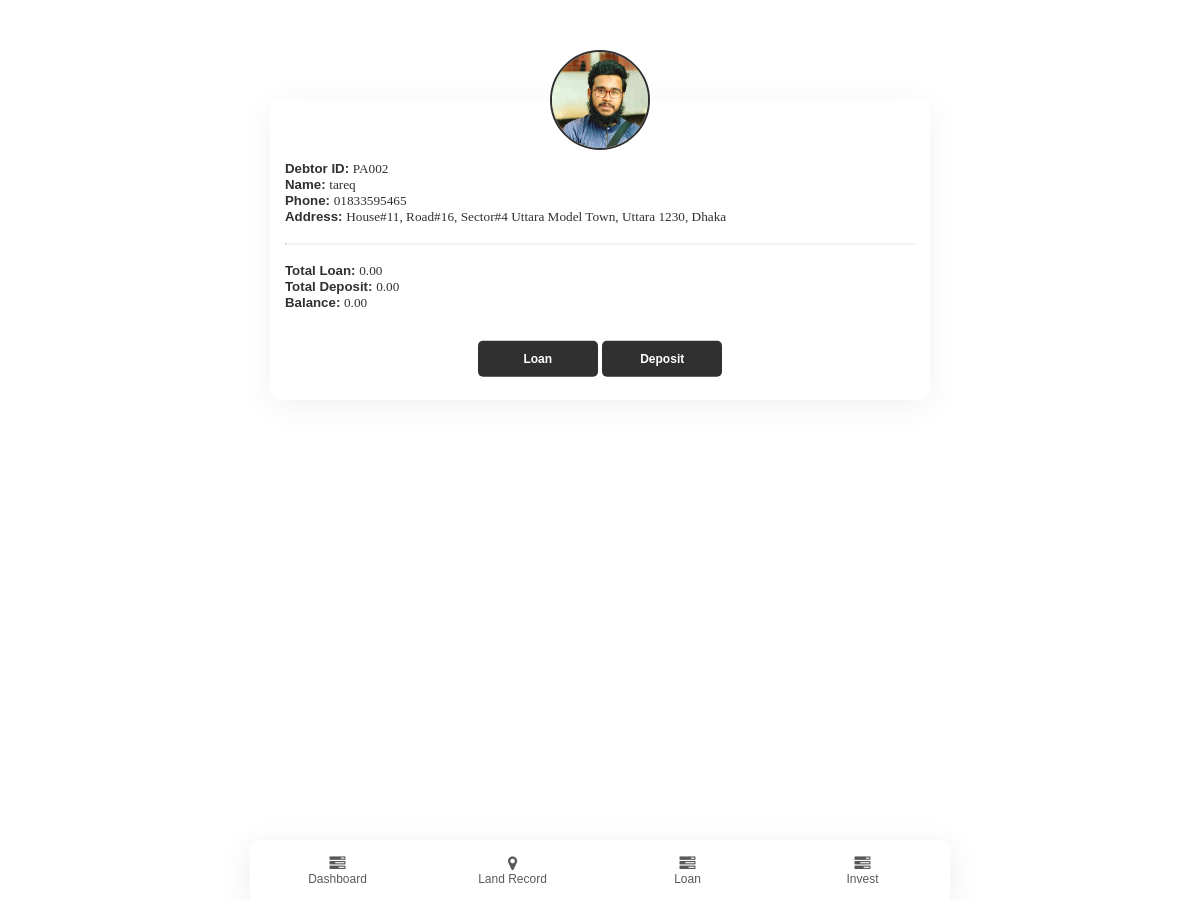
The app's page /debtorprofile/2 (signed in), older data.
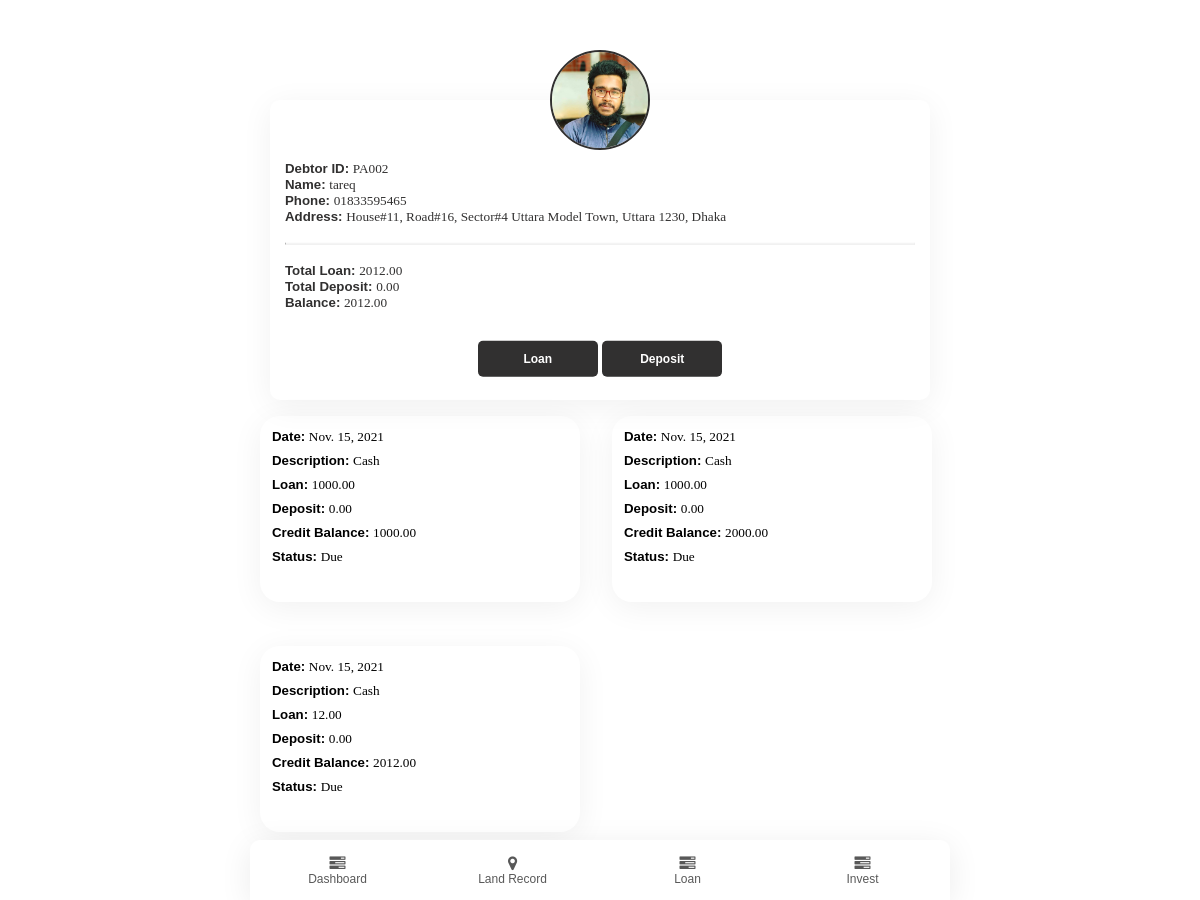
The same page, newer data.
### app/models.py (models this page shows)
class Debtor(models.Model):
    debtorName = models.CharField(max_length=50)
    phone = models.CharField(max_length=15, blank=True, null= True)
    address = models.TextField(blank=True, null= True)
    img = models.ImageField(default='avatar.png', upload_to='pics')
    lender = models.ForeignKey(User, on_delete=models.SET_NULL, blank=True, null=True)
    totalbalance = models.FloatField(default=0, null=True, blank=True)
    def __str__(self):
        return "PA00" +str(self.id)

class Account(models.Model):
    debtor = models.ForeignKey(Debtor, on_delete=models.SET_NULL, blank=True, null=True)
    description = models.TextField(blank=True, null= True)
    loan = models.FloatField(default=0, null=True, blank=True)
    deposit = models.FloatField(default=0, null=True, blank=True)
    balance = models.FloatField(default=0, null=True, blank=True)
    date = models.DateField( default=datetime.date.today, blank=True, null=True)
    status = models.BooleanField(default=None, null=True, blank=False)

### app/views.py (the view)
# urls.py: path('debtorprofile/<int:id>', views.debtorprofile, name='debtorprofile'),
@login_required(login_url='login')
def debtorprofile(request, id):
    if request.method == 'POST' and request.FILES['img']:
        i = request.FILES['img']
        profile = Debtor.objects.get(id=id)
        profile.img = i
        profile.save()
        return redirect("debtorprofile", id)
    else:
        profile = Debtor.objects.get(id=id)
        accounts = Account.objects.filter(debtor=profile).order_by('date')
        total_loan, total_depost, b = total_count_debtor(accounts)
        return render(request, "app/debtorprofile.html",{
            "profile": profile,
            "accounts": accounts,
            "total_loan": total_loan,
            "total_deposit": total_depost,
            "Due": b,
        })

### app/views.py (called while the page is built)
def total_count_debtor(accounts):
    total_loan = 0
    total_depost = 0
    b = 0
    for account in accounts:
        total_loan = total_loan + account.loan
        total_depost = total_depost + account.deposit
    b = total_loan - total_depost
    return total_loan, total_depost, b

### app/templates/app/debtorprofile.html (shortened to what this page needs)
{% extends "app/layout.html" %}
{% block body %}
<header class="profile" style="text-align: center;">
  <div class="image-upload">
          <label onclick="imagePreview(imgbtn)" id="imgbtn">
              <img src="{{ profile.img.url }}" />
          </label>
  </div>
  <div class="info">
      <h5>Debtor ID: <span class="lightword">{{ profile }}</span></h5>
      <h5>Name: <span class="lightword">{{ profile.debtorName }}</span></h5>
      <h5>Phone: <span class="lightword">{{ profile.phone }}</span></h5>
      <h5>Address: <span class="lightword">{{ profile.address }}</span></h5>
      <br>
      <hr>
      <br>
      <h5>Total Loan: <span class="lightword">{{ total_loan|floatformat:2 }}</span></h5>
      <h5>Total Deposit: <span class="lightword">{{ total_deposit|floatformat:2 }}</span></h5>
      <h5>Balance: <span class="lightword">{{ Due|floatformat:2 }}</span></h5>
      <br>
      <div class="buttondiv">
          <button class="samebuttons" type="button" onclick="ModalFunc(loanbtn)" id="loanbtn">Loan</button>
          <button class="samebuttons" type="button" onclick="ModalFunc(depositbtn)" id="depositbtn">Deposit</button>
      </div>
  </div>
</header>
<div class="list-cards">
  {% for account in accounts %}
  <div class="card list">
      <h5>Date: <span class="lightword">{{ account.date }}</span></h5>
      <h5>Description: <span class="lightword">{{ account.description }}</span></h5>
      <h5>Loan: <span class="lightword">{{ account.loan|floatformat:2 }}</span></h5>
      <h5>Deposit: <span class="lightword">{{ account.deposit|floatformat:2 }}</span></h5>
      <h5>Credit Balance: <span class="lightword">{{ account.balance|floatformat:2 }}</span></h5>
      <h5>Status: <span class="lightword">{% if account.status %} Paid {% else %} Due {% endif %}</span></h5>
  </div>
  {% endfor %}
</div>
{% endblock %}

### app/templates/app/layout.html (shortened to what this page needs)
{% load static %}
<!DOCTYPE html>
<html lang="en">
<head>
    <link rel="stylesheet" type="text/css" href="{% static 'app/css/main.css' %}">
    <link rel="stylesheet" type="text/css" href="{% static 'app/css/font-awesome.css' %}">
</head>
<body>
    {% block body %}{% endblock %}
    <footer>
        <div class="menu">
            <a href="{% url 'index' %}">
                <i class="fa fa-tasks" aria-hidden="true"></i>
                <h6>Dashboard</h6>
            </a>
        </div>
        <div class="menu">
            <a href="{% url 'landmenu' %}">
            <i class="fa fa-map-marker" aria-hidden="true"></i>
            <h6>Land Record</h6>
            </a>
        </div>
        <div class="menu">
            <a href="{% url 'loanmenu' %}">
            <i class="fa fa-tasks" aria-hidden="true"></i>
            <h6>Loan</h6>
        </a>
        </div>
        <div class="menu">
            <a href="{% url 'investmenu' %}">
            <i class="fa fa-tasks" aria-hidden="true"></i>
            <h6>Invest</h6>
            </a>
        </div>
    </footer>
</body>
</html>

### app/static/app/css/main.css (style rules this page uses)
* { margin: 0; padding: 0; box-sizing: border-box; font-family: 'Poppins', sans-serif; }
html, body { height: 100%; max-width: 700px; margin: auto; }
header { margin: 50px 20px 0 20px; color: #313030; }
.list-cards, .dashcards { display: flex; flex-flow: row wrap; gap: 12px; margin: 0 auto; padding-bottom: 50px; }
.card { width: 320px; height: 117px; margin: 16px 10px; box-shadow: 0px 6px 32px rgba(0, 0, 0, 0.06); border-radius: 20px; }
footer { position: fixed; bottom: 0; width: 100%; max-width: 700px; height: 60px; display: flex; background: #FFFFFF; box-shadow: 0px 6px 32px rgba(0, 0, 0, 0.08); border-radius: 10px 10px 0px 0px; }
.menu { text-align: center; width: 25%; margin: 15px 0 0 0; opacity: 0.65; }
.menu a { text-decoration: none; color: black; }
.menu h6 { font-style: normal; font-weight: normal; font-size: 12px; line-height: 12px; }
.samebuttons, .menuCard button { width: 120px; height: 36px; background: #313030; border-radius: 5px; color: white; border: none; cursor: pointer; font-weight: 600; font-size: 12px; }
.list { padding: 12px; height: 186px; }
.list h5 { margin-bottom: 6px; line-height: 18px; }
.lightword { font-family: Poppins; font-style: normal; font-weight: 500; }
.buttondiv { text-align: center; margin-top: 12px; }
.profile { background: #ffffff; box-shadow: 0px 6px 32px rgba(0, 0, 0, 0.06); border-radius: 10px; margin-top: 100px; height: 300px; }
.profile img { width: 100px; height: 100px; background: url(.jpg), #C4C4C4; border-radius: 50%; object-fit: cover; border: 2px solid #313030; box-sizing: border-box; transform: translatey(-50%); }
.info { transform: translatey(-20%); margin: 0 15px; text-align: left; }
.info hr { border-top: 1px solid #F2F2F2; }

Row changes from the older to the newer data that the page shows:
added Account: date "Nov. 15, 2021", description "Cash", loan "1000.00", deposit "0.00", balance "1000.00", status "Due"
added Account: date "Nov. 15, 2021", description "Cash", loan "1000.00", deposit "0.00", balance "2000.00", status "Due"
added Account: date "Nov. 15, 2021", description "Cash", loan "12.00", deposit "0.00", balance "2012.00", status "Due"
Text that changed along with them:
{{ total_loan|floatformat:2 }}: "0.00" → "2012.00"
{{ Due|floatformat:2 }}: "0.00" → "2012.00"
